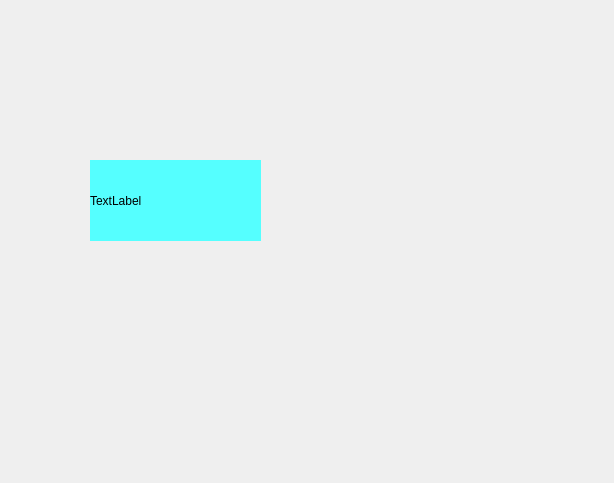
<?xml version="1.0" encoding="UTF-8"?>
<ui version="4.0">
 <class>Dialog</class>
 <widget class="QDialog" name="Dialog">
  <property name="geometry">
   <rect>
    <x>0</x>
    <y>0</y>
    <width>614</width>
    <height>483</height>
   </rect>
  </property>
  <property name="windowTitle">
   <string>Dialog</string>
  </property>
  <property name="styleSheet">
   <string notr="true">background-image: url(:/picture/1.jpg);</string>
  </property>
  <widget class="QLabel" name="label">
   <property name="geometry">
    <rect>
     <x>90</x>
     <y>160</y>
     <width>171</width>
     <height>81</height>
    </rect>
   </property>
   <property name="styleSheet">
    <string notr="true">background-color: rgb(255, 255, 255);
background-color: rgb(85, 255, 255);</string>
   </property>
   <property name="text">
    <string>TextLabel</string>
   </property>
  </widget>
 </widget>
 <resources/>
 <connections/>
</ui>
